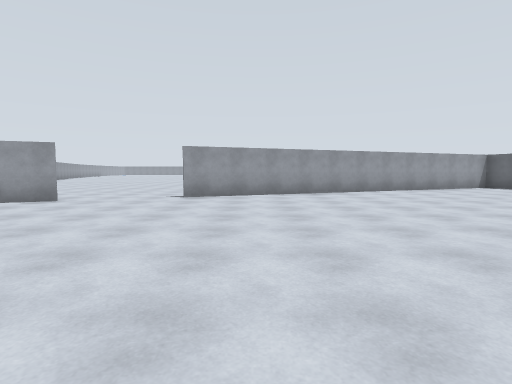
view 1 (above)

20 first-person views from a walk through a world built for the Gazebo simulator. The camera is 1.3 m above the floor, tilts 4° down and sees 80° across. The floor is counted in squares, 2 m on a side. Each view is taken from the middle of a square. On the plan, view 1 faces up. The plan holds only what a view shows up to about 10 squares ahead; the rest is blank. The place goes on beyond the plan. Some stock models are drawn as simple stand-ins.

view 2
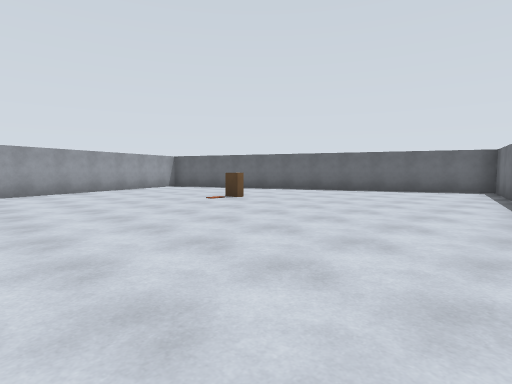

view 3
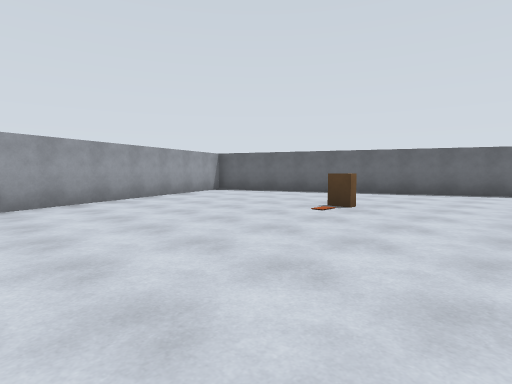

view 4
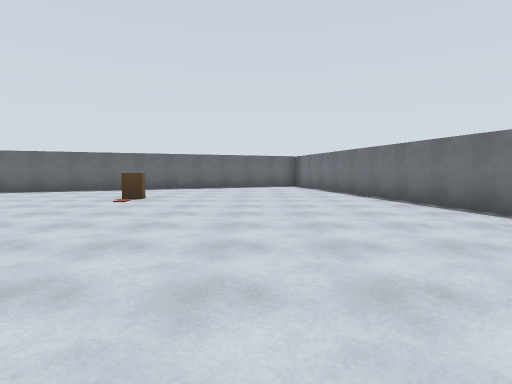

view 5
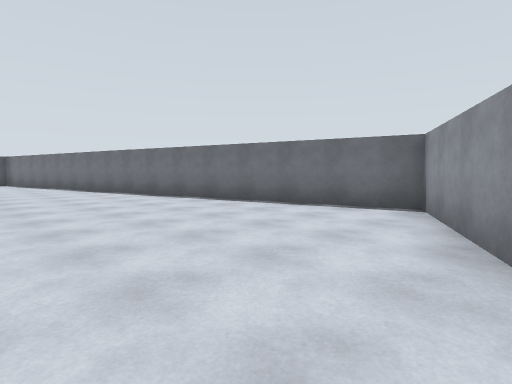

view 6
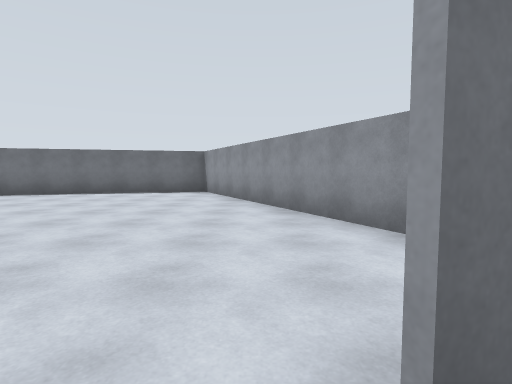

view 7
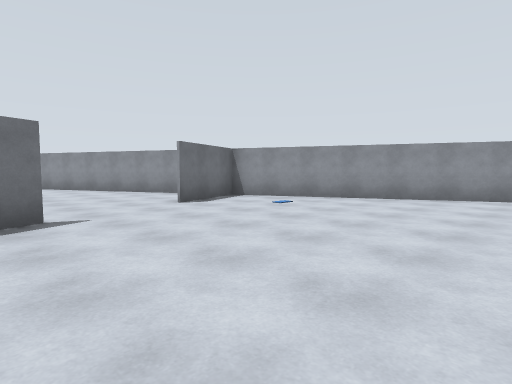

view 8
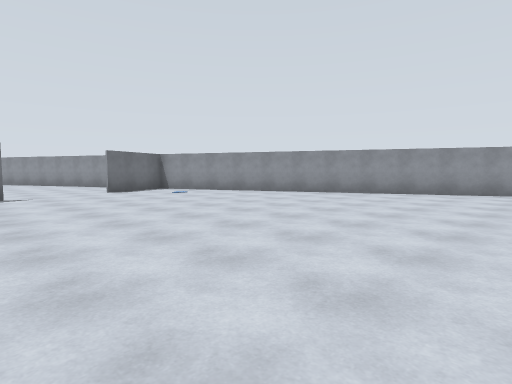

view 9
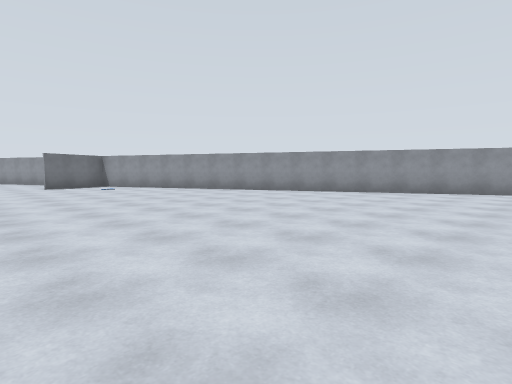

view 10
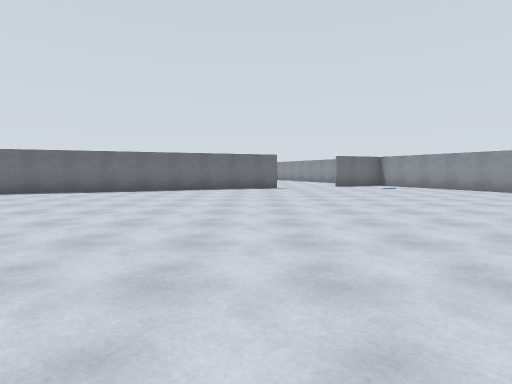

view 11
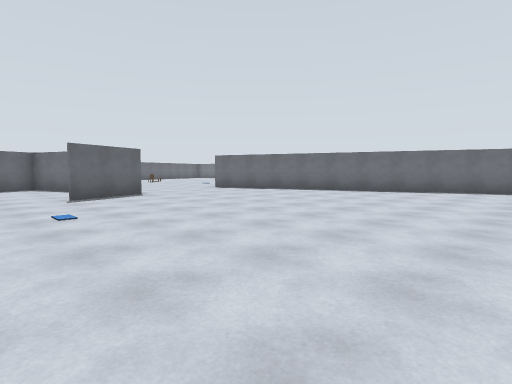

view 12
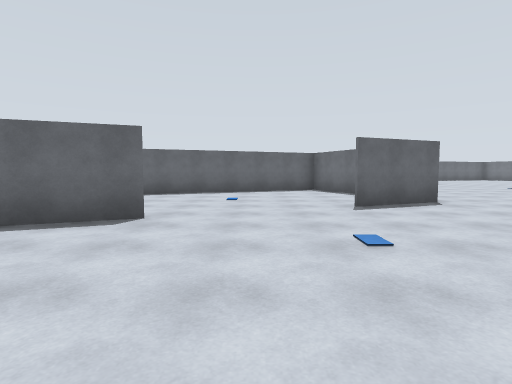

view 13
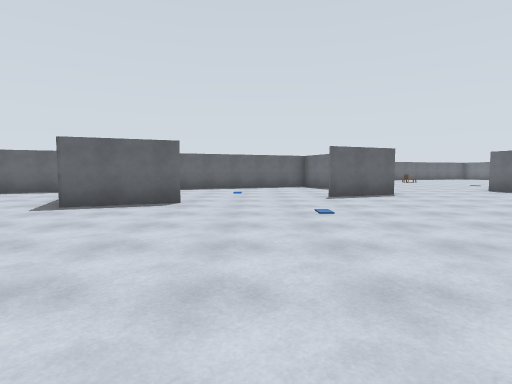

view 14
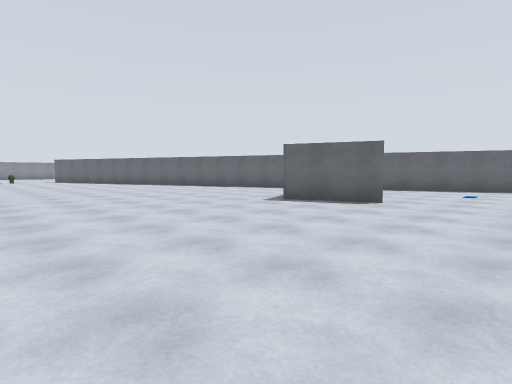

view 15
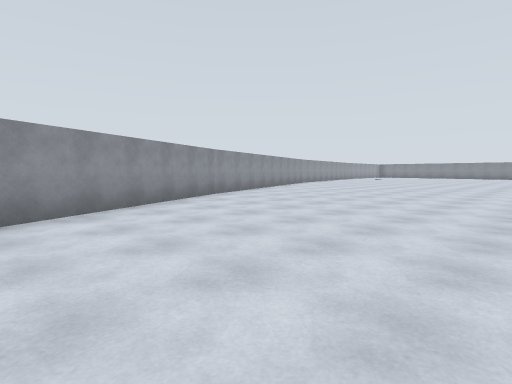

view 16
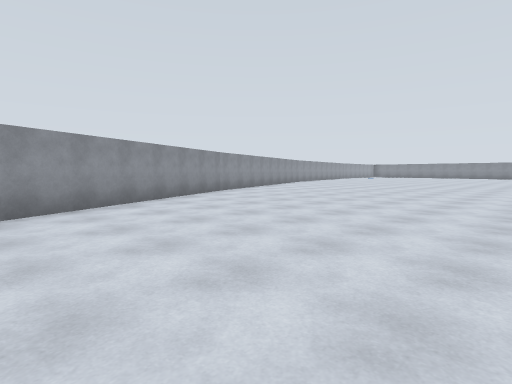

view 17
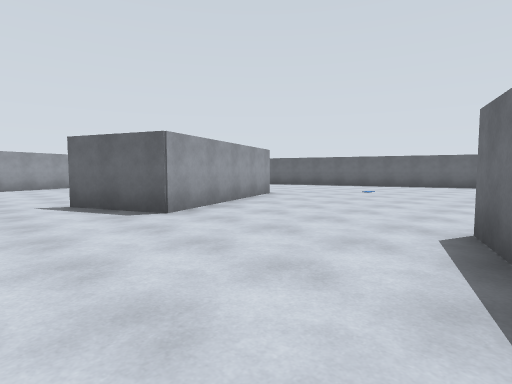

view 18
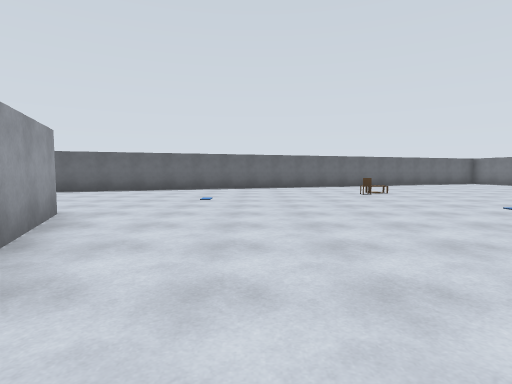

view 19
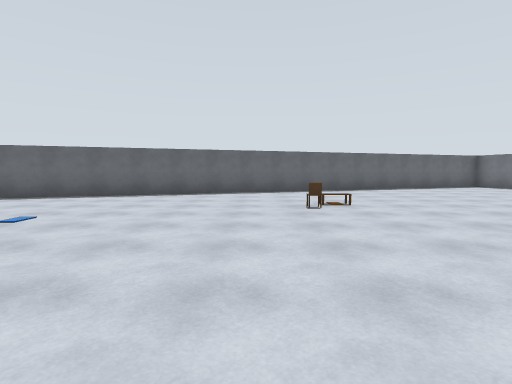

view 20
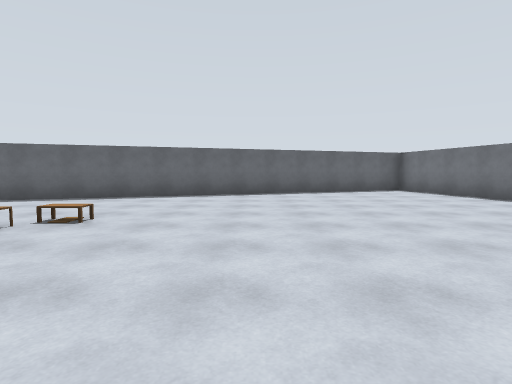

### Floor plan
Points are (right, up) in squares from view 1. A wall is a line through its corners. A room is listed if a view was taken in it or the views show most of it. See-through windows are left out.
Room 1 (views 1, 2, 3, 4, 5)
walls: (-4.2, 6.5) (-5.2, 6.1); (10.4, 0.9) (12.8, 1.5); (-5.7, 4.2) (-2.5, -2.5) (10, 0.8); (8, 11.3) (-1.9, 7.4); (12.9, 1.2) (9.1, 10.7)
ways out: opening at (-3, 7) to room 2
objects: other object (6, 6); other object (7, 6)
Room 2 (views 6, 7, 8, 9, 10, 11, 12, 13, 14, 15, 16, 17, 18, 19, 20)
walls: (7.6, 11.4) (8.6, 11.8); (5.2, 20.5) (4.3, 22.5); (9.6, 16.2) (11.1, 16.8); (11.4, 17.1) (9.4, 22.1); (11.7, 17) (7.3, 15.2) (6.5, 17.2); (6.8, 23.4) (6, 23.1); (-1.9, 7.5) (6.1, 10.7); (-13.9, 21.3) (-6.4, 5.7) (-4.2, 6.6); (18.5, 2.4) (22.1, 3.1); (-14.4, 22.8) (-13.8, 21.1); (22, 3.8) (16.3, 20.2)
ways out: opening at (-3, 7) to room 1
objects: other object (15, 11); other object (16, 10) to (16, 11)

Positions as (right, up) in squares from view 1, and headings:
1: (0, 0), facing up
2: (2, 0), facing up-right
3: (2, 3), facing up-right
4: (0, 3), facing right
5: (-4, 3), facing down-right
6: (-4, 7), facing down
7: (-1, 12), facing down-left
8: (-1, 16), facing down-left
9: (-2, 19), facing down-left
10: (-1, 19), facing down
11: (-1, 19), facing down-right
12: (1, 19), facing right
13: (-1, 19), facing right
14: (-1, 18), facing up-right
15: (-7, 16), facing up-left
16: (-6, 15), facing up-left
17: (5, 11), facing up-right
18: (7, 14), facing right
19: (10, 12), facing right
20: (12, 8), facing right
